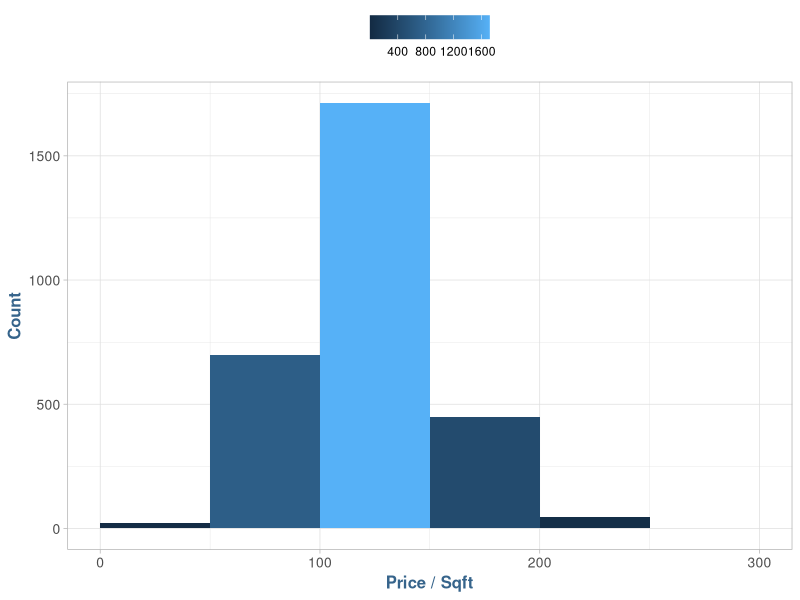
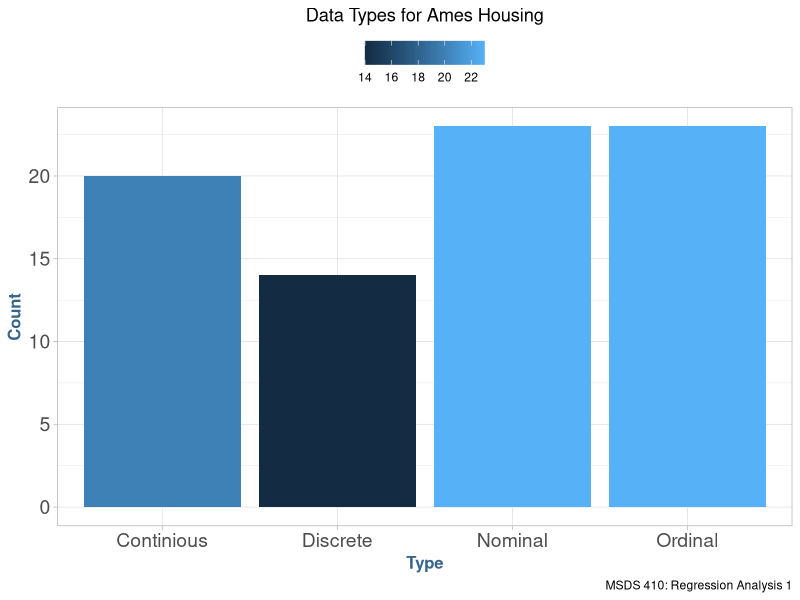

Write R code to recreate these figures, in order. (Note: this script raises an error after producing the figures.)
library(data.table)
library(ggplot2)
library(ggrepel)
library(ggthemes)
library(formattable)
library(scales)
library(reshape2)

path.work <- "E:/GitHub/MSDS-RegressionAnalysis/data"
path.home <- "D:/Projects/MSDS-RegressionAnalysis/data"

if (file.exists(path.home)) {
  setwd(path.home)
} else {
  setwd(path.work)
}

theme_set(theme_light())

# Theme Overrides
theme_update(plot.title = element_text(hjust = 0.5),
             axis.text.x = element_text(size = 10),
             axis.text.y = element_text(size = 10),
             axis.title = element_text(face = "bold", size = 12, colour = "steelblue4"),
             legend.position = "top", legend.title = element_blank())

data.housing <- as.data.table(read.csv(file = "ames_housing_data.csv", head = TRUE, sep = ","))

# Basic Data Structure
ncol(data.housing)
head(data.housing)
names(data.housing)

# Clean-up

data.housing[, TotalFloorSF := FirstFlrSF + SecondFlrSF]
data.housing[, HouseAge := YrSold - YearBuilt]
data.housing[, QualityIndex := OverallQual * OverallCond]
data.housing[, logSalePrice := log(SalePrice)]
data.housing[, Price_Sqft := SalePrice / TotalFloorSF]

summary(data.housing)

# Data Survey

ggplot(data.housing) +
  geom_histogram(aes(data.housing$Price_Sqft, fill = ..count..), breaks = pretty(data.housing$Price_Sqft)) +
  labs(x = "Price / Sqft", y = "Count")

#####################################################################
######################### Assignment 1 ##############################
#####################################################################

# General EDA

data.types <- data.frame(Type = c('Nominal', 'Ordinal', 'Discrete', 'Continious'), Count = c(23, 23, 14, 20))

unique(data.housing$BldgType)

ggplot(data.types, aes(Type, Count, fill = Count)) +
  geom_bar(stat = 'identity') +
  labs(title = "Data Types for Ames Housing",
    caption = "MSDS 410: Regression Analysis 1") +
        theme(axis.text.x = element_text(size = 14), axis.text.y = element_text(size = 14))

building.info <- data.housing[, .(Count = .N, Pct = percent((.N / nrow(data.housing))), AvgSalePrice = currency(mean(SalePrice))), by = BldgType]

formattable(building.info, align = c("l", "c", "c", "c", "r"),
            list(`Indicator Name` = formatter("span", style = ~style(color = "grey", font.weight = "bold"))
))

str(building.info)

# Model Data

data.model <- subset(data.housing, select = c("TotalFloorSF", "QualityIndex",
                                  "Price_Sqft", "SalePrice","logSalePrice",
                                  "BsmtFinSF1", "TotalBsmtSF",
                                  "HouseAge", "YearRemodel", "GarageYrBlt", "YearBuilt",
                                  "LotArea", "LotShape", "LotFrontage",
                                  "Neighborhood", "HouseStyle", "BldgType", 
                                  "Heating", "FullBath", "HalfBath", 
                                  "OverallQual", "OverallCond", "GrLivArea",
                                  "Utilities", "PoolArea", "GarageCars", "Fireplaces",
                                  "KitchenQual", "BedroomAbvGr"))

str(data.model)

numeric.col <- unlist(lapply(data.model, is.numeric))
data.model.numeric <- data.model[, numeric.col, with = F]

str(data.model.numeric)

# correlation matrix

sale.cor <- cor(data.model.numeric, use = "pairwise.complete.obs")[, "SalePrice"]
sale.cor <- sort(sale.cor, decreasing = T)

sale.cor <- sale.cor[-1] # remove SalePrice
sale.cor <- sale.cor[-1] # remove LogSalePrice

tbl.sale.cor <- melt(sale.cor)
colnames(tbl.sale.cor) <- c("Correlation to Sale Price")

formattable(tbl.sale.cor, align = c("l", "r"),
            list(`Indicator Name` = formatter("span", style = ~style(color = "grey", font.weight = "bold"))
))

# Sample Population

data.model <- data.model[BldgType == "1Fam"]

ggplot(data.model, aes(y = data.model$SalePrice)) +
  geom_boxplot(outlier.colour = "black", fill = "#1C93D1", outlier.shape = 16,
             outlier.size = 2, notch = FALSE) +
  coord_flip() +
  labs(x = "", y = "Sale Price") +
  scale_y_continuous(labels = dollar_format(largest_with_cents = .2))

sd(data.model$SalePrice) * 3
mean(data.model$SalePrice)

# Data Quality Checks
data.model <- data.model[SalePrice < 700000]

ggplot(data.model, aes(y = data.model$SalePrice)) +
  geom_boxplot(outlier.colour = "black", fill = "#1C93D1", outlier.shape = 16,
             outlier.size = 2, notch = FALSE) +
  coord_flip() +
  labs(x = "", y = "Sale Price") +
  scale_y_continuous(labels = dollar_format(largest_with_cents = .2))
